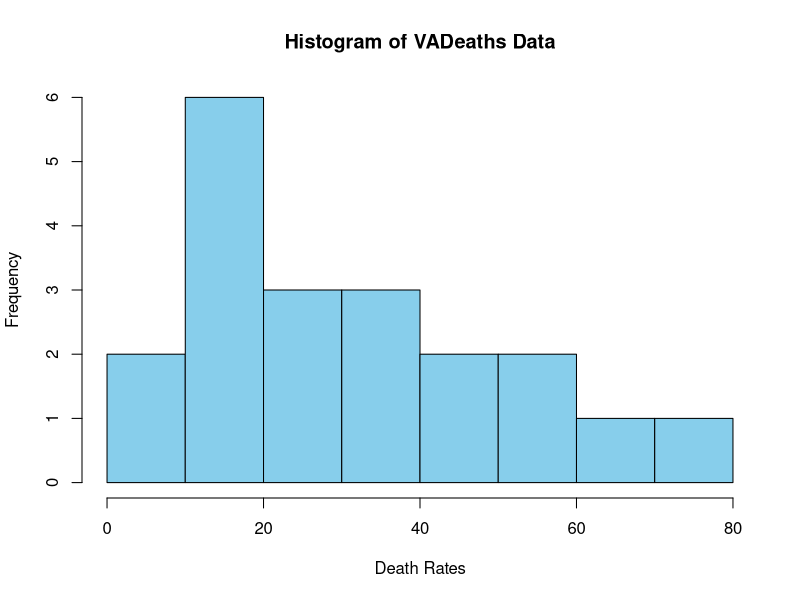
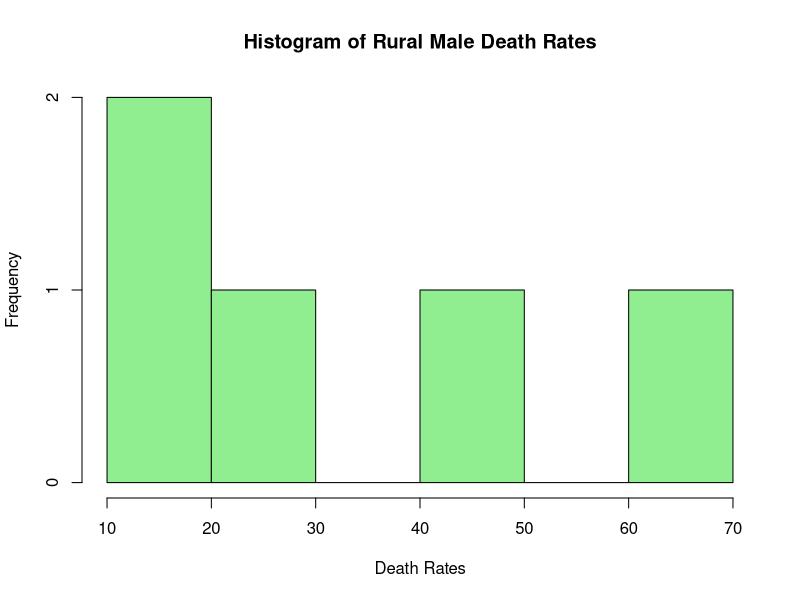
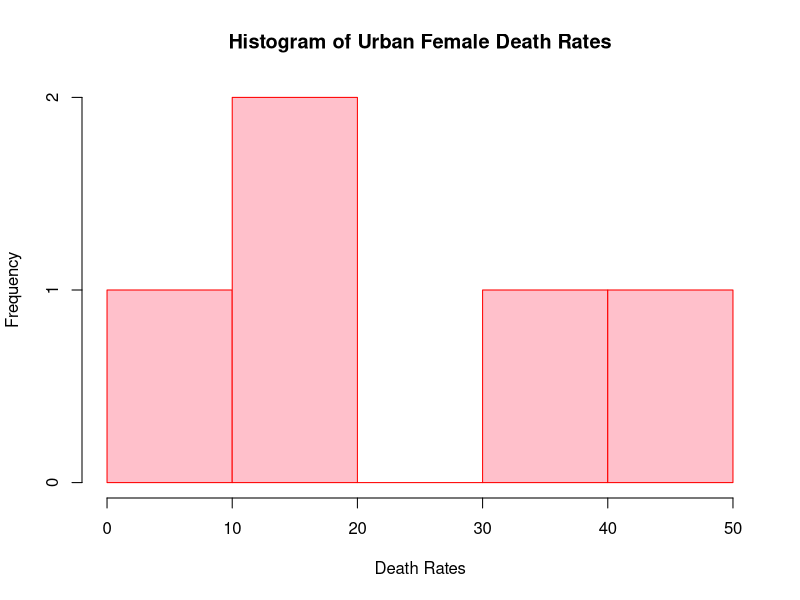

Reproduce these figures in R, in order.
# Load the VADeaths dataset
data("VADeaths")

# View the dataset
print(VADeaths)

# Plot a simple histogram of death rates for all categories
hist(VADeaths,
     main = "Histogram of VADeaths Data",
     xlab = "Death Rates",
     col = "skyblue",
     border = "black")

# Create histogram for one specific group (e.g., Rural Male)
hist(VADeaths[, "Rural Male"],
     main = "Histogram of Rural Male Death Rates",
     xlab = "Death Rates",
     col = "lightgreen",
     border = "black")

# Create histogram for another group (Urban Female)
hist(VADeaths[, "Urban Female"],
     main = "Histogram of Urban Female Death Rates",
     xlab = "Death Rates",
     col = "pink",
     border = "red")



